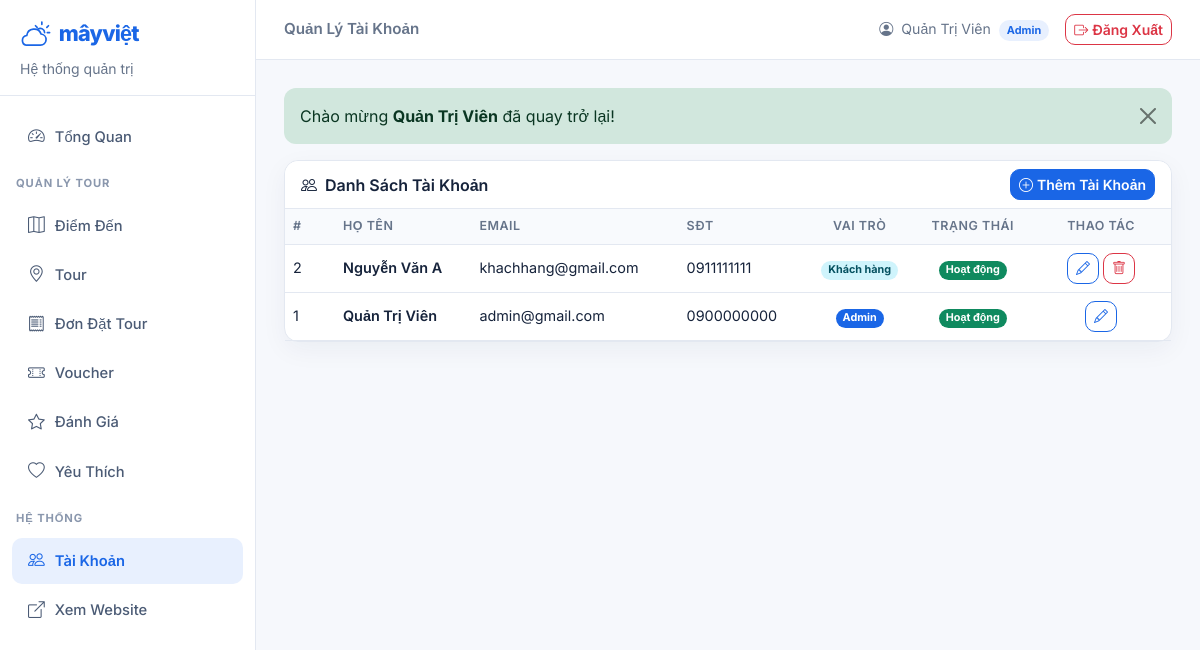
/?action=admin-nguoi-dung (signed in), run on the app's committed database.
### tables this page shows
CREATE TABLE nguoi_dung (
    id             INT AUTO_INCREMENT PRIMARY KEY,
    ho_ten         VARCHAR(100)  NOT NULL,
    email          VARCHAR(150)  NOT NULL UNIQUE,
    mat_khau       VARCHAR(255)  NOT NULL,
    so_dien_thoai  VARCHAR(20)   DEFAULT NULL,
    dia_chi        VARCHAR(255)  DEFAULT NULL,
    vai_tro        ENUM('admin','khach_hang') NOT NULL DEFAULT 'khach_hang',
    trang_thai     TINYINT(1)    NOT NULL DEFAULT 1 COMMENT '1: hoạt động, 0: khoá',
    ngay_tao       DATETIME      DEFAULT CURRENT_TIMESTAMP
);

### controllers/AdminNguoiDungController.php (called while the page is built, shortened)
<?php
class AdminNguoiDungController
{
    private $nguoiDungModel;
    public function __construct()
    {
        $this->nguoiDungModel = new NguoiDungModel();
    }
    public function danhSach()
    {
        $danh_sach_nguoi_dung = $this->nguoiDungModel->layTatCa();
        require_once PATH_VIEW_ADMIN;
    }
}

### index.php (called while the page is built, shortened)
<?php
spl_autoload_register(function ($ten_class) {
    $ten_file = "$ten_class.php";
    $duong_dan_model      = PATH_MODEL . $ten_file;
});
require_once './configs/helper.php';
require_once './routes/index.php';

### models/BaseModel.php (called while the page is built, shortened)
<?php
class BaseModel
{
    protected $bang;
    protected $pdo;
    public function __construct()
    {
        $dsn = sprintf(
            'mysql:host=%s;port=%s;dbname=%s;charset=utf8mb4',
            DB_HOST, DB_PORT, DB_NAME
        );
        try {
            $this->pdo = new PDO($dsn, DB_USERNAME, DB_PASSWORD, DB_OPTIONS);
        } catch (PDOException $loi) {
            die("❌ Kết nối cơ sở dữ liệu thất bại: {$loi->getMessage()}");
        }
    }
    public function layTatCa()
    {
        $sql  = "SELECT * FROM {$this->bang} ORDER BY id DESC";
        $stmt = $this->pdo->query($sql);
        return $stmt->fetchAll();
    }
}

### views/admin/nguoi_dung/danh_sach.php (the view)
<div class="card">
    <div class="card-header bg-white d-flex justify-content-between align-items-center">
        <span><i class="bi bi-people me-2"></i>Danh Sách Tài Khoản</span>
        <a href="<?= BASE_URL ?>?action=admin-nguoi-dung-them" class="btn btn-primary btn-sm">
            <i class="bi bi-plus-circle me-1"></i>Thêm Tài Khoản
        </a>
    </div>
    <div class="table-responsive">
        <table class="table mb-0">
            <thead>
            <tr>
                <th style="width:50px">#</th>
                <th>Họ Tên</th>
                <th>Email</th>
                <th>SĐT</th>
                <th class="text-center">Vai Trò</th>
                <th class="text-center">Trạng Thái</th>
                <th class="text-center" style="width:140px">Thao Tác</th>
            </tr>
            </thead>
            <tbody>
            <?php if (empty($danh_sach_nguoi_dung)): ?>
                <tr><td colspan="7" class="text-center text-muted py-4">Chưa có tài khoản nào</td></tr>
            <?php else: foreach ($danh_sach_nguoi_dung as $nd): ?>
                <tr>
                    <td><?= $nd['id'] ?></td>
                    <td class="fw-semibold"><?= htmlspecialchars($nd['ho_ten']) ?></td>
                    <td><?= htmlspecialchars($nd['email']) ?></td>
                    <td><?= htmlspecialchars($nd['so_dien_thoai'] ?? '—') ?></td>
                    <td class="text-center">
                        <?= $nd['vai_tro'] === 'admin'
                            ? '<span class="badge bg-primary">Admin</span>'
                            : '<span class="badge bg-info-subtle text-info-emphasis">Khách hàng</span>' ?>
                    </td>
                    <td class="text-center">
                        <?= $nd['trang_thai'] ? '<span class="badge bg-success">Hoạt động</span>' : '<span class="badge bg-secondary">Đã khoá</span>' ?>
                    </td>
                    <td class="text-center">
                        <a href="<?= BASE_URL ?>?action=admin-nguoi-dung-sua&id=<?= $nd['id'] ?>" class="btn btn-sm btn-outline-primary">
                            <i class="bi bi-pencil"></i>
                        </a>
                        <?php if ((int)$nd['id'] !== (int)$_SESSION['nguoi_dung']['id']): ?>
                            <a href="<?= BASE_URL ?>?action=admin-nguoi-dung-xoa&id=<?= $nd['id'] ?>" class="btn btn-sm btn-outline-danger"
                               onclick="return confirm('Xoá tài khoản này?')">
                                <i class="bi bi-trash"></i>
                            </a>
                        <?php endif; ?>
                    </td>
                </tr>
            <?php endforeach; endif; ?>
            </tbody>
        </table>
    </div>
</div>

### assets/css/mayviet.css (style rules this page uses)
:root { --mv-blue:#1a66e6; --mv-blue-dark:#1452bf; --mv-blue-soft:#e8f0fe; --mv-blue-tint:#f1f6ff; --mv-navy:#0f2b52; --mv-ink:#16233b; --mv-muted:#66748a; --mv-line:#e3e8f1; --mv-bg:#f6f8fc; --mv-green:#0f8a5f; --mv-red:#e5484d; --mv-gold:#f5a623; --mv-radius:14px; --mv-shadow:0 10px 30px rgba(15,43,82,.07); --mv-shadow-lg:0 22px 50px rgba(15,43,82,.14); --mau-chinh:var(--mv-blue); --mau-chinh-dam:var(--mv-blue-dark); --mau-nen:var(--mv-bg); --mau-the:#fff; --mau-vien:var(--mv-line); --mau-nen-toi:#eef2f9; --bs-body-bg:var(--mv-bg); --bs-body-color:var(--mv-ink); --bs-primary:var(--mv-blue); --bs-link-color:var(--mv-blue); --bs-border-color:var(--mv-line); --bs-border-radius:10px; }
html { scroll-behavior:smooth }
body { background:var(--mv-bg);color:var(--mv-ink);font-family:'Inter',system-ui,'Segoe UI',sans-serif;-webkit-font-smoothing:antialiased }
a { color:var(--mv-blue);text-decoration:none }
.btn { border-radius:10px;font-weight:600;transition:transform .25s ease,box-shadow .25s ease,background-color .25s ease,color .25s ease,border-color .25s }
.card { background:#fff;border:1px solid var(--mv-line);border-radius:var(--mv-radius);box-shadow:var(--mv-shadow) }
.card-header { background:transparent!important;border-color:var(--mv-line) }
.table { --bs-table-color:var(--mv-ink);--bs-table-bg:transparent;--bs-table-border-color:var(--mv-line) }
.table thead th { color:var(--mv-muted);font-weight:600;font-size:.78rem;text-transform:uppercase;letter-spacing:.04em;background:#f8fafd }

### views/layout_admin.php (style rules this page uses)
body { background:#f6f8fc; color:#16233b; font-family:'Inter',sans-serif; }
.table th { background:#f8fafd; font-weight:600; font-size:.78rem; color:#66748a; text-transform:uppercase; letter-spacing:.04em; }
.table td { vertical-align:middle; font-size:.9rem; }
.card { border:1px solid #e3e8f1; box-shadow:0 8px 26px rgba(15,43,82,.05); border-radius:14px; }
.card-header { border-radius:14px 14px 0 0 !important; font-weight:600; background:#fff !important; border-color:#e3e8f1; }
.bg-primary { background-color:#1a66e6 !important; }
.bg-success { background-color:#0f8a5f !important; }
.btn-primary { background:#1a66e6; border-color:#1a66e6; }
.btn-outline-primary { --bs-btn-color:#1a66e6; --bs-btn-border-color:#1a66e6; --bs-btn-hover-bg:#1a66e6; --bs-btn-hover-border-color:#1a66e6; }
a { color:#1a66e6; }

### data on the page
nguoi_dung: id "2", ho_ten "Nguyễn Văn A", email "khachhang@gmail.com", so_dien_thoai "0911111111", vai_tro "Khách hàng", trang_thai "Hoạt động"
nguoi_dung: id "1", ho_ten "Quản Trị Viên", email "admin@gmail.com", so_dien_thoai "0900000000", vai_tro "Admin", trang_thai "Hoạt động"

### other printed values
$title "Quản Lý Tài Khoản"
$_SESSION['nguoi_dung']['ho_ten'] "Quản Trị Viên"
$noi_dung "Chào mừng Quản Trị Viên đã quay trở lại!"
